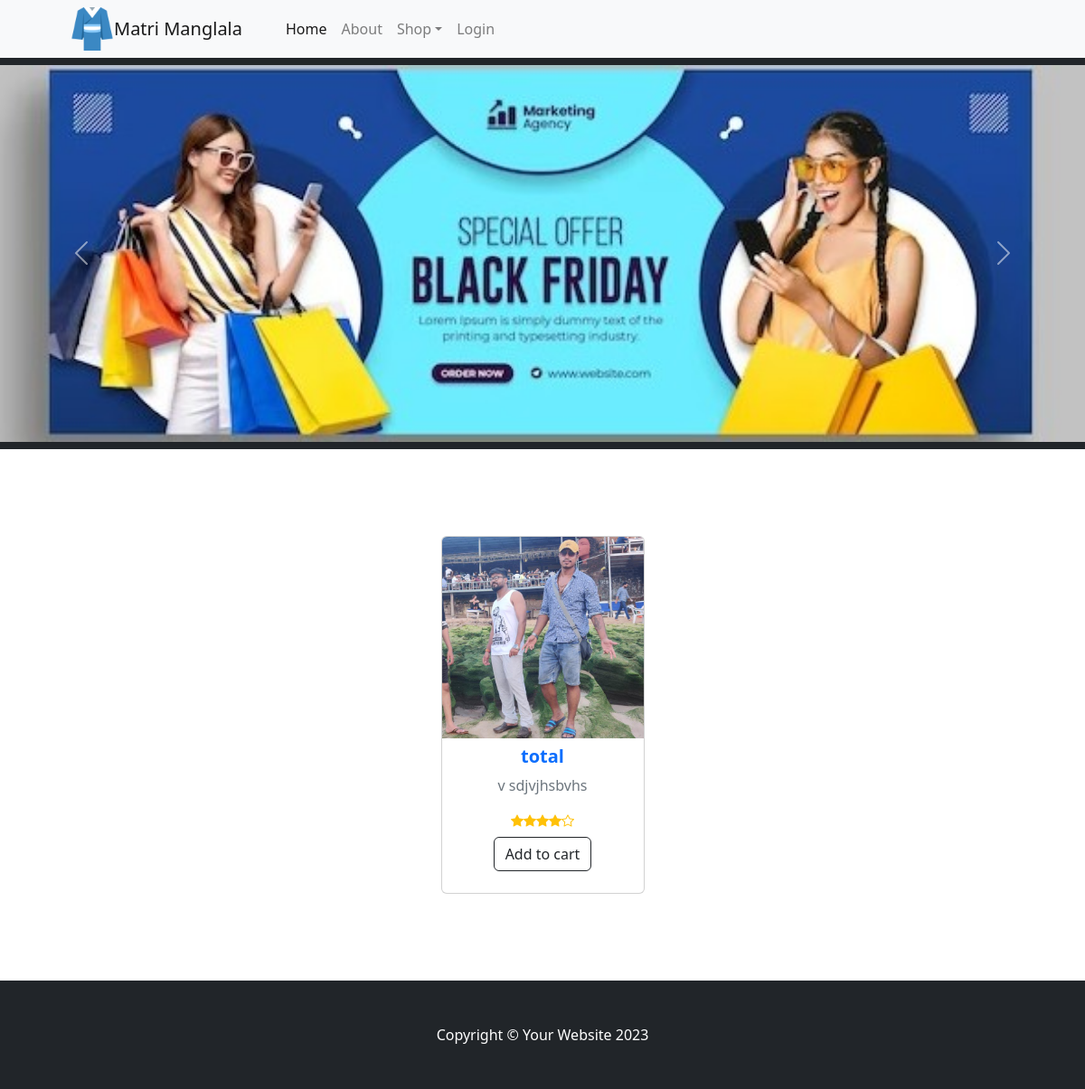
The page /v2/mobiless/ on the database its author committed.
### home/models.py (models this page shows, shortened)
class BannerImage(BaseModel):
    banner_name = models.CharField(max_length=100, null=True, blank=True)
    banner_image = models.ImageField(upload_to='banner')

### products/models.py (models this page shows, shortened)
class ProductImage(BaseModel):
    product = models.ForeignKey(Product, on_delete=models.CASCADE,
                                related_name='product_images')
    image = models.ImageField(upload_to='product')

class Product(BaseModel):
    product_name = models.CharField(max_length=100)
    slug = models.SlugField(unique=True, null=True, blank=True)
    category = models.ForeignKey(Category, on_delete=models.CASCADE,
                                 related_name='products')
    price = models.IntegerField()
    product_description = models.TextField()
    total_items = models.IntegerField(default=1)

### home/views.py (the view)
# urls.py: path('v2/<slug>/', category_index, name="category_index"),
def category_index(request, slug):
    user = request.user
    if not user.username:
        first_name = None
    else:
        first_name = user.first_name
    categories = Category.objects.all()
    names = []
    for cat in categories:
        name = cat.category_name
        names.append(name)
    category = Category.objects.get(category_name = slug)
    banner_images = BannerImage.objects.all()
    print('cate : ', category)
    products = Product.objects.filter(category = category)
    print('all prod : ', len(products))
    all_prods = get_custome_product_list(products)
    context = {'products': all_prods, 'category_name': names, 'banners': banner_images, 'first_name':first_name}
    return render(request, 'index.html', context=context)

### home/views.py (called while the page is built)
def get_custome_product_list(prods):
    all_prods = []
    for prod in prods:
        prod_image = ProductImage.objects.get(product = prod)
        items = {}
        items['product_name'] = prod.product_name
        items['product_description'] = prod.product_description
        items['price'] = prod.price
        items['slug'] = prod.slug
        items['total_items'] = prod.total_items
        items['image'] = prod_image.image
        price = prod.price
        extra_price = price *110 /100
        items['price'] = price
        items['extra_price'] = extra_price
        all_prods.append(items)
    return all_prods

### products/models.py (called while the page is built)
    def __str__(self) -> str:
        return self.category_name

### templates/index.html (shortened to what this page needs)
{% extends "base.html" %}
{% block content %}
        <header class="bg-dark py-2">
            {% if not banners %}
                <div class="container px-1 px-lg-1 my-1">
                    <div class="text-center text-white">
                        <img src="/media/banner/WhatsApp Image 2023-11-18 at 4.42.2411PM.jpeg" class="img-fluid" alt="Responsive image">
                        <h1 class="display-5 fw-bolder">Shop in style</h1>
                        <p class="lead fw-normal text-white-50 mb-0">With this shop hompeage template</p>
                    </div>
                </div>
            {% else %}
                <div id="carouselExampleIndicators" class="carousel slide" data-ride="carousel">
                    <div class="carousel-inner">
                        {% for banner in banners %}
                            {% if forloop.counter0  == 0 %}
                                <div class="carousel-item active">
                                    <img class="d-block w-100" src="/media/{{banner.banner_image}}" alt="First slide">
                                </div>
                            {% else %}
                                <div class="carousel-item">
                                    <img class="d-block w-100" src="/media/{{banner.banner_image}}">
                                </div>
                            {% endif %}
                        {% endfor %}
                    </div>
                    <a class="carousel-control-prev" href="#carouselExampleIndicators" role="button" data-slide="prev">
                    <span class="carousel-control-prev-icon" aria-hidden="true"></span>
                    </a>
                    <a class="carousel-control-next" href="#carouselExampleIndicators" role="button" data-slide="next">
                    <span class="carousel-control-next-icon" aria-hidden="true"></span>
                    </a>
                </div>
            {% endif %}
        </header>
        <section class="py-5">
            <div class="container px-4 px-lg-5 mt-5">
                <div class="row gx-4 gx-lg-5 row-cols-2 row-cols-md-3 row-cols-xl-4 justify-content-center">
                    {% for product in products %}
                    <div class="col mb-5">
                        <div class="card h-100">
                            <a href="{% url 'get_product' product.slug %}">
                            <img class="card-img-top" src="/media/{{product.image}}" alt="..." />
                            <div class="card-body p-2">
                                <div class="text-center">
                                        <h5 class="fw-bolder">{{product.product_name}}</h5>
                                    <p class="text-muted">
                                        {{product.product_description|slice:":25" }}
                                      </p>
                                    <div class="d-flex justify-content-center small text-warning">
                                        <div class="bi-star-fill"></div>
                                        <div class="bi-star-fill"></div>
                                        <div class="bi-star-fill"></div>
                                        <div class="bi-star-fill"></div>
                                        <div class="bi-star"></div>
                                    </div>
                                </div>
                            </div>
                            </a>
                            {% if product.total_items > 0 %}
                            <div class="card-footer p-4 pt-0 border-top-0 bg-transparent">
                                <div class="text-center"><a class="btn btn-outline-dark mt-auto" href="{% url 'add_to_cart' product.slug %}">Add to cart</a></div>
                            </div>
                            {% endif %}
                        </div>
                    </div>
                    {% endfor %}
                </div>
            </div>
        </section>
{% endblock %}

### rows shown on the page
BannerImage: banner_image (picture)
ProductImage: image (picture)
Product: product_name "total", product_description "v sdjvjhsbvhs"
